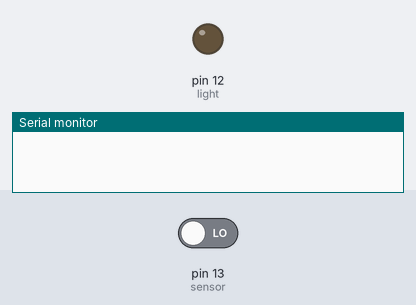
The sketch below on a simulated Arduino Uno, built with avr-gcc and run on an emulated ATmega328P. Shown: output pins drawn as LEDs (lit = HIGH), the last lines printed to the serial monitor. The inputs (shaded band) are chosen by the test bench; at power-on: pin 13 (sensor) LOW.

Above: at 1.8 s.
1.9 s: pin 13 (sensor) driven HIGH
At 2.7 s:
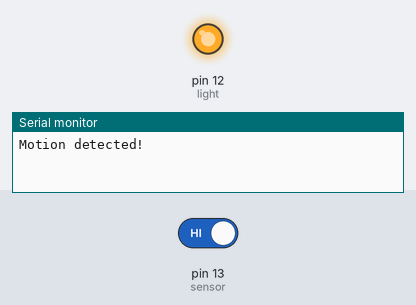
Timing chart, 0 to 4.9 s (numbered marks = the images above; inputs shaded):
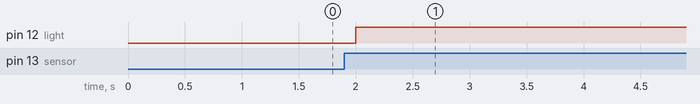

The sketch:

POC_PIR.ino
```cpp
int sensor = 13;  // Digital pin D7
int light = 12;

void setup() {
  pinMode(sensor, INPUT);
  pinMode(light, OUTPUT);
  Serial.begin(115200);
}

void loop() {
  long state = digitalRead(sensor);
  if (state == HIGH) {
    Serial.println("Motion detected!");
    digitalWrite(light, HIGH);

    delay(10000);
     digitalWrite(light, LOW);

  }
  else {
    //Serial.println("No motion detected.");
    digitalWrite(light, LOW);
    delay(500);
  }
}
```

Measured:
- after the input at 1.9 s, pin 12 (light): LOW → HIGH after 0.10 s
